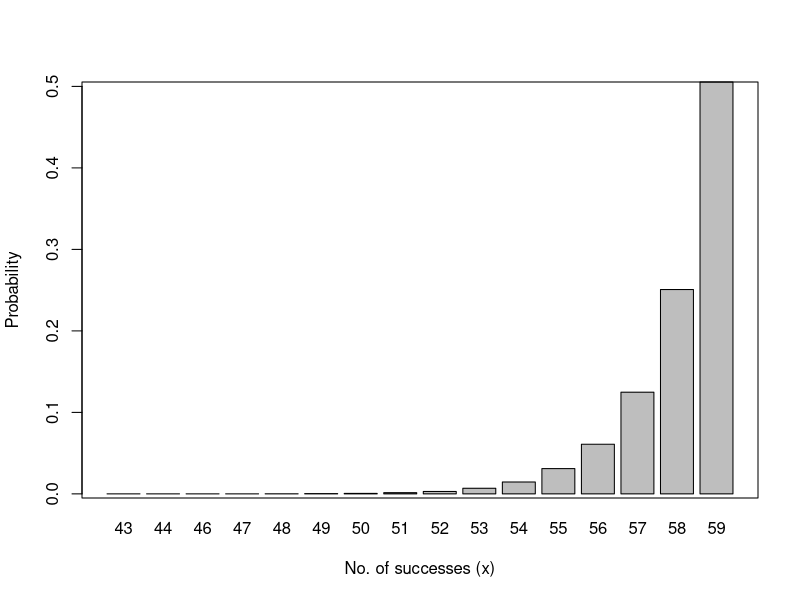

Generate this figure with R:
#################################################################################
## To estimate the probability of the No. of successes in the DVT (59 trials)  ##
## Posterior: Beta(60,1)                                                       ## 
## Likelihood: Binomial                                                        ##
#################################################################################

set.seed(123)

## Reliability posterior: Beta(60,1)  
## Sample 10000 iterations from the reliability posterior distribution
iter <- 100000
p <- rbeta(iter,60,1)

## For a Binomial distribution with number of trials = 59 
## and event probability p, 
## use Monte Carlo simulation to calculate the probability of getting x_predict observations (No. of successes)
x_predict <- rbinom(iter, 59, p)

# x_predict <- rbinom(iter, 59, p) is equivalent to the following 3 lines
# x_predict <- rep(NA,10000)
# for (i in 1:iter) {
#   x_predict[i] <- rbinom(1, 59, p[i])
# }

## Show summary statistics of the number of successes
print(paste("mean of x_predict is:", mean(x_predict)))
print(paste("median of x_predict is:", quantile(x_predict, 0.50)))
print(paste("95% credible interval for the x_predict is (two sided):", quantile(x_predict, 0.025), ",", quantile(x_predict, 0.975)))
print(paste("95% credible interval lower bound for the x_predict is (one sided):", quantile(x_predict, 0.05) ))

# Probability of DVT success
P_DVT_success <- length(which(x_predict > 58)) / iter
print(paste("probability of DVT success is:", P_DVT_success))

# Histogram
# jpeg("Example2.7_Prob_x_predict_hist.jpeg", width = 6, height = 4, units = 'in', res = 1800)  # save the plot as jpeg format
# hist(x_predict, main = " Histogram of observing x successes", xlab="No. of successes (x)", xlim=range(48,60))
# box()
# dev.off()

# Barplot showing the probability of the number of successes in the DVT
# jpeg("Example2.7_Prob_x_predict.jpeg", width = 6, height = 4, units = 'in', res = 1800)  # save the plot as jpeg format
barplot(table(x_predict)/iter, xlab="No. of successes (x)", ylab="Probability")
box()
# dev.off()
